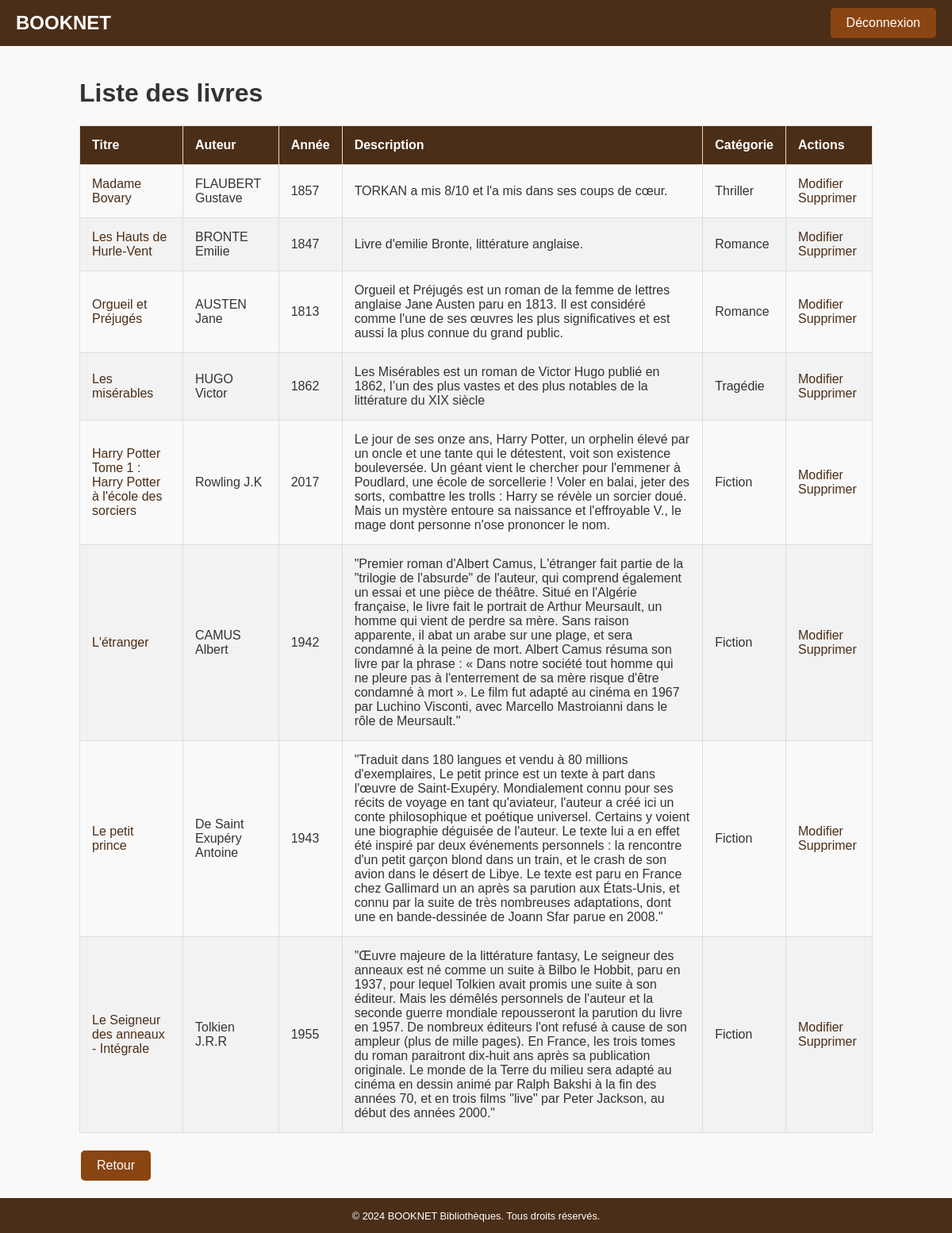
The app's page /gestion_livre.php (signed in) with its own data.
### tables this page shows
CREATE TABLE `livres` (
  `id` int NOT NULL,
  `titre` varchar(255) NOT NULL,
  `annee_publication` int DEFAULT NULL,
  `description` varchar(10000) DEFAULT NULL,
  `utilisateur_id` int DEFAULT NULL,
  `auteur_id` int DEFAULT NULL,
  `categorie_id` int NOT NULL
);

CREATE TABLE `auteurs` (
  `id` int NOT NULL,
  `nom` varchar(255) NOT NULL,
  `prenom` varchar(255) NOT NULL
);

CREATE TABLE `categories` (
  `id` int NOT NULL,
  `libelle` varchar(50) NOT NULL
);

### controllers/LivreController.php (called while the page is built, shortened)
<?php
require_once 'models/Livre.php';
class LivreController {
    private $livre;
    public function __construct($connection) {
        $this->livre = new Livre($connection);
    }
    public function liste() {
        $livres = $this->livre->getAllLivres();
        require 'views/liste_livres_admin.php';
    }
}
?>

### models/Livre.php (called while the page is built, shortened)
<?php
class Livre
{
    private $connection;
    public function __construct($connection)
    {
        $this->connection = $connection;
    }
    public function getAllLivres()
    {
        $query = "SELECT l.id, l.titre, a.nom AS nom_auteur, a.prenom AS prenom_auteur, l.annee_publication,
                     l.description, cat.libelle AS categorie_libelle
              FROM livres l
              INNER JOIN auteurs a ON l.auteur_id = a.id
              INNER JOIN categories cat ON l.categorie_id = cat.id";
        $statement = $this->connection->prepare($query);
        $statement->execute();
        return $statement->fetchAll(PDO::FETCH_ASSOC);
    }
}
?>

### views/liste_livres_admin.php (the view, shortened to what this page needs)
<!DOCTYPE html>
<html lang="fr">
<head>
    <link rel="stylesheet" href="public/css/styles.css">
</head>
<body>
<?php include 'header.php'; ?>
<main>
        <h1>Liste des livres</h1>
        <table>
            <thead>
            <tr>
                <th>Titre</th>
                <th>Auteur</th>
                <th>Année</th>
                <th>Description</th>
                <th>Catégorie</th>
                <th>Actions</th>
            </tr>
            </thead>
            <tbody>
            <?php foreach ($livres as $livre): ?>
                <tr>
                    <td><a href="details_livre.php?livreId=<?php echo htmlspecialchars($livre['id']); ?>"><?php echo htmlspecialchars($livre['titre']); ?></a></td>
                    <td><?php echo htmlspecialchars($livre['nom_auteur']) . ' ' . htmlspecialchars($livre['prenom_auteur']); ?></td>
                    <td><?php echo htmlspecialchars($livre['annee_publication']); ?></td>
                    <td><?php echo htmlspecialchars($livre['description']); ?></td>
                    <td><?php echo htmlspecialchars($livre['categorie_libelle']); ?></td>
                    <td>
                        <a href="gestion_livre.php?action=modifier&id=<?php echo $livre['id']; ?>">Modifier</a>
                        <a href="gestion_livre.php?action=supprimer&id=<?php echo $livre['id']; ?>" onclick="return confirm('Êtes-vous sûr de vouloir supprimer ce livre?');">Supprimer</a>
                    </td>
                </tr>
            <?php endforeach; ?>
            </tbody>
        </table>
    <div class="button-group">
        <a href="index.php" class="button">Retour</a>
    </div>
</main>
<?php include 'footer.php'; ?>
</body>
</html>

### public/css/styles.css (style rules this page uses)
body { font-family: Arial, sans-serif; margin: 0; padding: 0; background-color: #f9f9f9; color: #333; display: flex; flex-direction: column; min-height: 100vh; }
main { padding: 20px; max-width: 1000px; margin: auto; flex: 1; }
.button-group { display: flex; justify-content: space-between; margin-top: 20px; flex-wrap: wrap; }
.button-group a { margin-bottom: 10px; margin: 2px; }
.button { background-color: #8B4513; color: white; padding: 10px 20px; text-decoration: none; border-radius: 5px; transition: background-color 0.3s ease; border: none; cursor: pointer; text-align: center; display: inline-block; }
table { width: 100%; border-collapse: collapse; margin: 20px 0; }
table th, table td { padding: 15px; border: 1px solid #ddd; text-align: left; }
table th { background-color: #4b2e17; color: white; }
table tr:nth-child(even) { background-color: #f2f2f2; }
table a { color: #4b2e17; text-decoration: none; }

### records on screen
livres: titre "Madame Bovary", auteur.nom "FLAUBERT", auteur.prenom "Gustave", annee_publication "1857", description "TORKAN a mis 8/10 et l'a mis dans ses coups de cœur.", categorie.libelle "Thriller"
livres: titre "Les Hauts de Hurle-Vent", auteur.nom "BRONTE", auteur.prenom "Emilie", annee_publication "1847", description "Livre d'emilie Bronte, littérature anglaise.", categorie.libelle "Romance"
livres: titre "Orgueil et Préjugés", auteur.nom "AUSTEN", auteur.prenom "Jane", annee_publication "1813", description "Orgueil et Préjugés est un roman de la femme de lettres anglaise Jane Austen paru en 1813. Il est considéré comme l'une de ses œuvres les plus significatives et est aussi la plus connue du grand public.", categorie.libelle "Romance"
livres: titre "Les misérables", auteur.nom "HUGO", auteur.prenom "Victor", annee_publication "1862", description "Les Misérables est un roman de Victor Hugo publié en 1862, l’un des plus vastes et des plus notables de la littérature du XIX siècle", categorie.libelle "Tragédie"
livres: titre "Harry Potter Tome 1 : Harry Potter à l'école des sorciers", auteur.nom "Rowling", auteur.prenom "J.K", annee_publication "2017", description "Le jour de ses onze ans, Harry Potter, un orphelin élevé par un oncle et une tante qui le détestent, voit son existence bouleversée. Un géant vient le chercher pour l'emmener à Poudlard, une école de sorcellerie ! Voler en balai, jeter des sorts, combattre les trolls : Harry se révèle un sorcier doué. Mais un mystère entoure sa naissance et l'effroyable V., le mage dont personne n'ose prononcer le nom.", categorie.libelle "Fiction"
livres: titre "L'étranger", auteur.nom "CAMUS", auteur.prenom "Albert", annee_publication "1942", description "\"Premier roman d'Albert Camus, L'étranger fait partie de la \"trilogie de l'absurde\" de l'auteur, qui comprend également un essai et une pièce de théâtre. Situé en l'Algérie française, le livre fait le portrait de Arthur Meursault, un homme qui vient de perdre sa mère. Sans raison apparente, il abat un arabe sur une plage, et sera condamné à la peine de mort. Albert Camus résuma son livre par la phrase : « Dans notre société tout homme qui ne pleure pas à l'enterrement de sa mère risque d'être condamné à mort ». Le film fut adapté au cinéma en 1967 par Luchino Visconti, avec Marcello Mastroianni dans le rôle de Meursault.\"", categorie.libelle "Fiction"
livres: titre "Le petit prince", auteur.nom "De Saint Exupéry", auteur.prenom "Antoine", annee_publication "1943", description "\"Traduit dans 180 langues et vendu à 80 millions d'exemplaires, Le petit prince est un texte à part dans l'œuvre de Saint-Exupéry. Mondialement connu pour ses récits de voyage en tant qu'aviateur, l'auteur a créé ici un conte philosophique et poétique universel. Certains y voient une biographie déguisée de l'auteur. Le texte lui a en effet été inspiré par deux événements personnels : la rencontre d'un petit garçon blond dans un train, et le crash de son avion dans le désert de Libye. Le texte est paru en France chez Gallimard un an après sa parution aux États-Unis, et connu par la suite de très nombreuses adaptations, dont une en bande-dessinée de Joann Sfar parue en 2008.\"", categorie.libelle "Fiction"
livres: titre "Le Seigneur des anneaux - Intégrale", auteur.nom "Tolkien", auteur.prenom "J.R.R", annee_publication "1955", description "\"Œuvre majeure de la littérature fantasy, Le seigneur des anneaux est né comme un suite à Bilbo le Hobbit, paru en 1937, pour lequel Tolkien avait promis une suite à son éditeur. Mais les démêlés personnels de l'auteur et la seconde guerre mondiale repousseront la parution du livre en 1957. De nombreux éditeurs l'ont refusé à cause de son ampleur (plus de mille pages). En France, les trois tomes du roman paraitront dix-huit ans après sa publication originale. Le monde de la Terre du milieu sera adapté au cinéma en dessin animé par Ralph Bakshi à la fin des années 70, et en trois films \"live\" par Peter Jackson, au début des années 2000.\"", categorie.libelle "Fiction"
